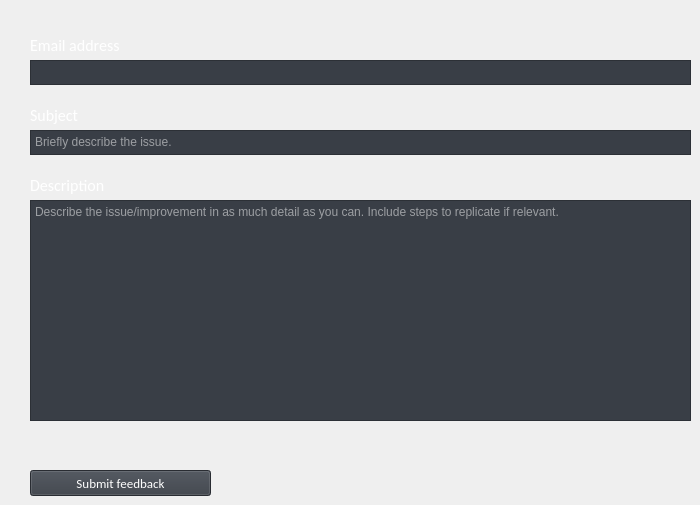
       <widget class="QWidget" name="feedback_page">
        <widget class="QPlainTextEdit" name="fb_email_text">
         <property name="geometry">
          <rect>
           <x>30</x>
           <y>60</y>
           <width>661</width>
           <height>25</height>
          </rect>
         </property>
         <property name="styleSheet">
          <string notr="true">background-color:#393E46;
color:white;</string>
         </property>
         <property name="verticalScrollBarPolicy">
          <enum>Qt::ScrollBarAlwaysOff</enum>
         </property>
        </widget>
        <widget class="QLabel" name="fb_email_title">
         <property name="geometry">
          <rect>
           <x>30</x>
           <y>35</y>
           <width>90</width>
           <height>20</height>
          </rect>
         </property>
         <property name="font">
          <font>
           <family>Calibri</family>
           <pointsize>12</pointsize>
          </font>
         </property>
         <property name="styleSheet">
          <string notr="true">color:white;</string>
         </property>
         <property name="text">
          <string>Email address</string>
         </property>
        </widget>
        <widget class="QPlainTextEdit" name="fb_sbject_text">
         <property name="geometry">
          <rect>
           <x>30</x>
           <y>130</y>
           <width>661</width>
           <height>25</height>
          </rect>
         </property>
         <property name="styleSheet">
          <string notr="true">background-color:#393E46;
color:white;</string>
         </property>
         <property name="verticalScrollBarPolicy">
          <enum>Qt::ScrollBarAlwaysOff</enum>
         </property>
         <property name="placeholderText">
          <string>Briefly describe the issue.</string>
         </property>
        </widget>
        <widget class="QLabel" name="fb_subject_title">
         <property name="geometry">
          <rect>
           <x>30</x>
           <y>105</y>
           <width>49</width>
           <height>20</height>
          </rect>
         </property>
         <property name="font">
          <font>
           <family>Calibri</family>
           <pointsize>12</pointsize>
          </font>
         </property>
         <property name="styleSheet">
          <string notr="true">color:white;</string>
         </property>
         <property name="text">
          <string>Subject</string>
         </property>
        </widget>
        <widget class="QLabel" name="fb_desc_title">
         <property name="geometry">
          <rect>
           <x>30</x>
           <y>175</y>
           <width>75</width>
           <height>20</height>
          </rect>
         </property>
         <property name="font">
          <font>
           <family>Calibri</family>
           <pointsize>12</pointsize>
          </font>
         </property>
         <property name="styleSheet">
          <string notr="true">color:white;</string>
         </property>
         <property name="text">
          <string>Description</string>
         </property>
        </widget>
        <widget class="QPlainTextEdit" name="fb_desc_text">
         <property name="geometry">
          <rect>
           <x>30</x>
           <y>200</y>
           <width>661</width>
           <height>221</height>
          </rect>
         </property>
         <property name="styleSheet">
          <string notr="true">background-color:#393E46;
color:white;</string>
         </property>
         <property name="placeholderText">
          <string>Describe the issue/improvement in as much detail as you can. Include steps to replicate if relevant.</string>
         </property>
        </widget>
        <widget class="QPushButton" name="fb_submit_fb_button">
         <property name="geometry">
          <rect>
           <x>30</x>
           <y>470</y>
           <width>181</width>
           <height>26</height>
          </rect>
         </property>
         <property name="font">
          <font>
           <family>Calibri</family>
           <pointsize>10</pointsize>
          </font>
         </property>
         <property name="styleSheet">
          <string notr="true">QPushButton{
	background-color:#393E46;
	color: white;
}
QPushButton:hover{
	background-color: #DDDDDD;
	color: #0f0f0f;
}
QPushButton:disabled { 
	background-color: #101112; 
}</string>
         </property>
         <property name="text">
          <string>Submit feedback</string>
         </property>
         <property name="flat">
          <bool>false</bool>
         </property>
        </widget>
       </widget>
